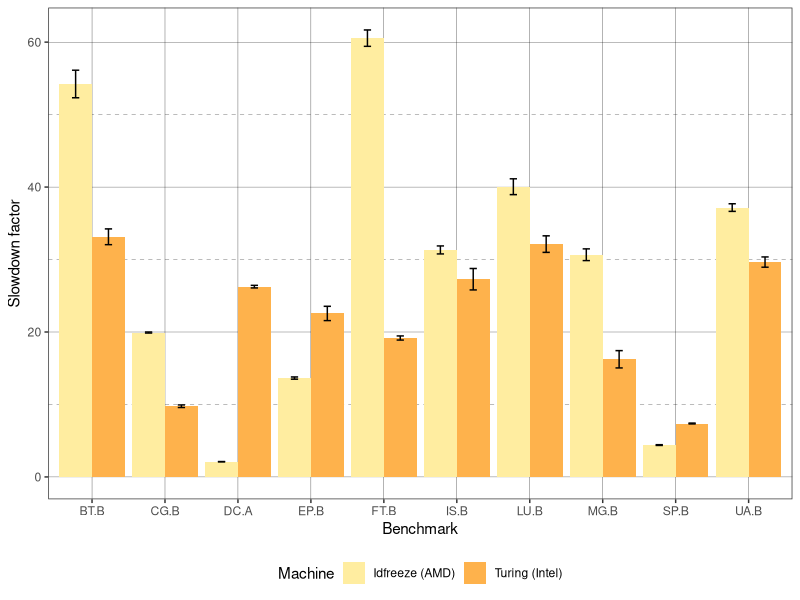
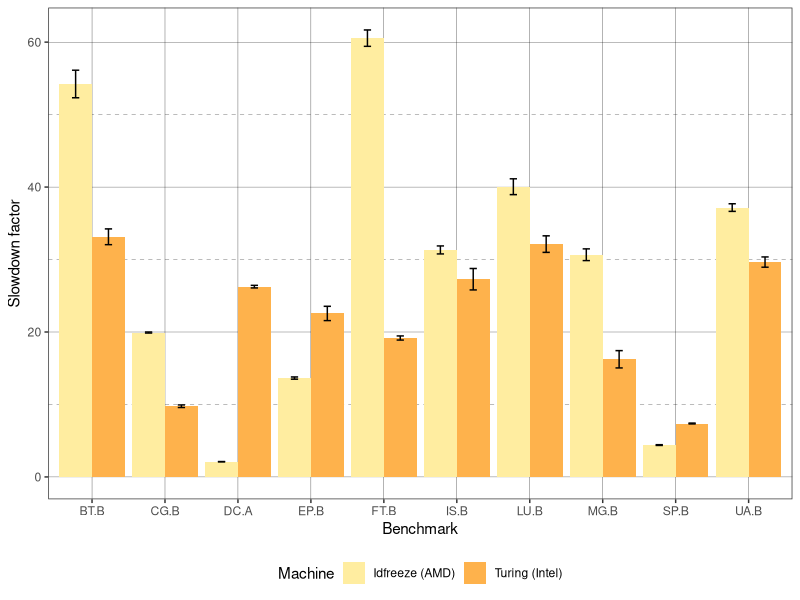
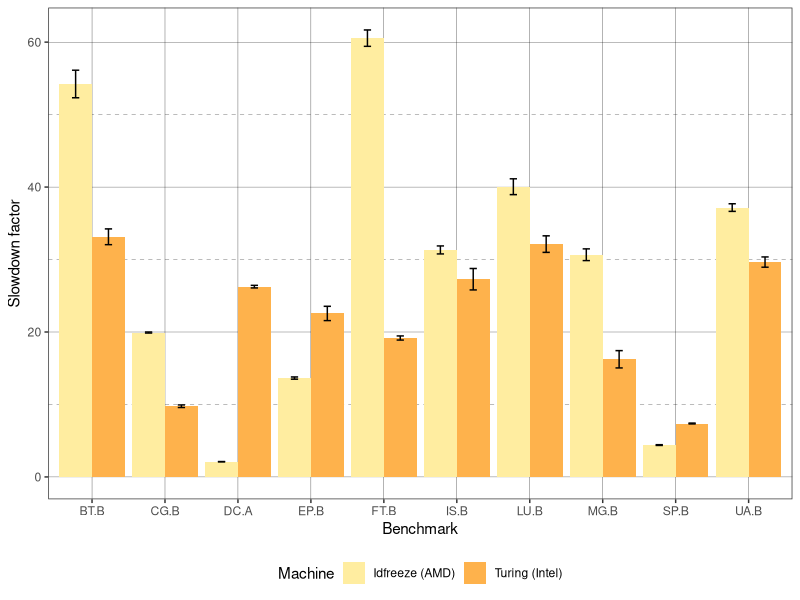

Source code (R) for these figures, in order:
## ---- chunk 1
library(ggplot2)
library(plyr)
data<-data.frame(read.csv2(file="results.csv",sep=',',dec='.'))
data <- subset(data, data$Bench!="DC.B")
str(data)
show(data)
## ---- chunk 2
require(grid)
p  <- ggplot(data,aes(x=Bench,y=Slowdown, fill=Machine))
p  <-  p + geom_bar(stat="identity", position=position_dodge(.9) )
p  <-  p + geom_errorbar(aes(ymin=Slowdown-se, ymax=Slowdown+se),
                  width=.2,                    # Width of the error bars
                  position=position_dodge(.9))
p <- p + xlab("Benchmark")
p <- p + ylab("Slowdown factor")
p <- p + guides(fill=guide_legend(title="Machine"))
p <- p + scale_fill_brewer(palette="YlOrRd")
# BW theme
p <- p + theme_bw()
p <-  p + theme(panel.grid.minor = element_line(colour = "black", linetype="dashed", size = 0.1),
        panel.grid.major = element_line(colour = "black", size = 0.1),
        legend.position="bottom")
#p <- p + scale_fill_grey()
p <- p+ theme(legend.position="bottom")
show(p)
ggsave("OverheadPaper.pdf",device=cairo_pdf, scale=.8)
ggsave("Overhead.pdf")
## ---- chunk 3
show(data)
## ---- chunk 4
remove(p)
remove(stat)
remove(data)
remove(speedup)
remove(stat1)
